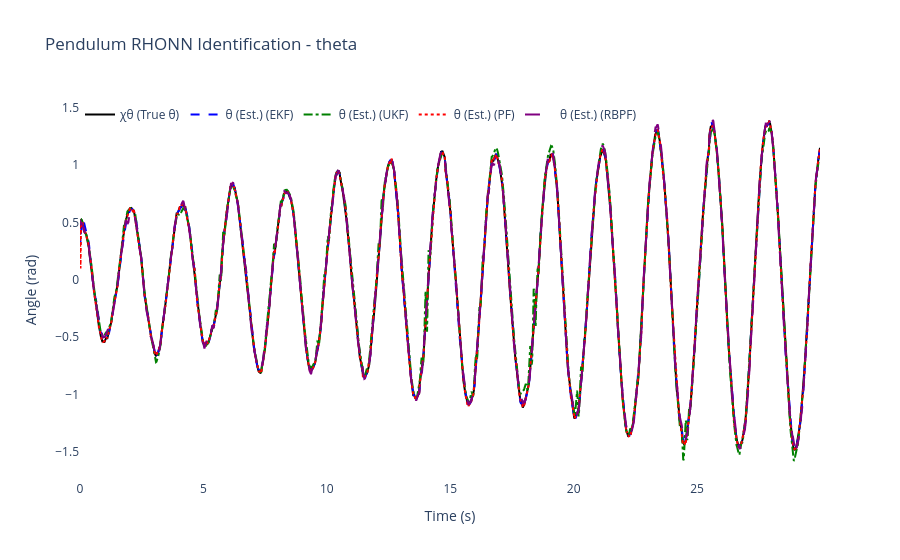
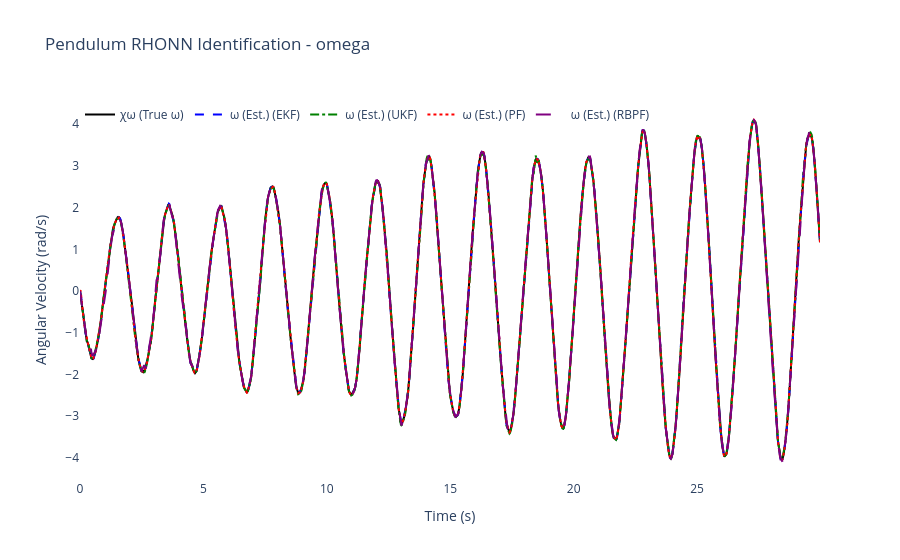
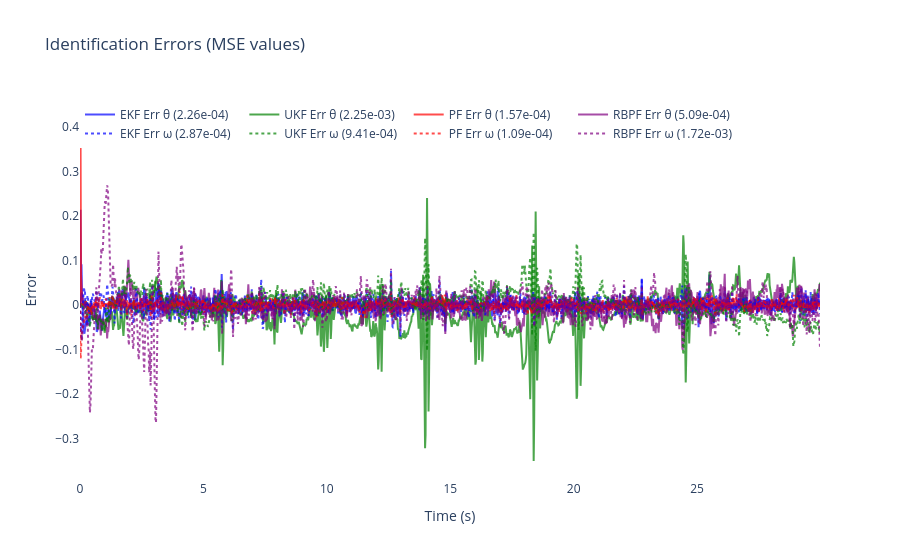
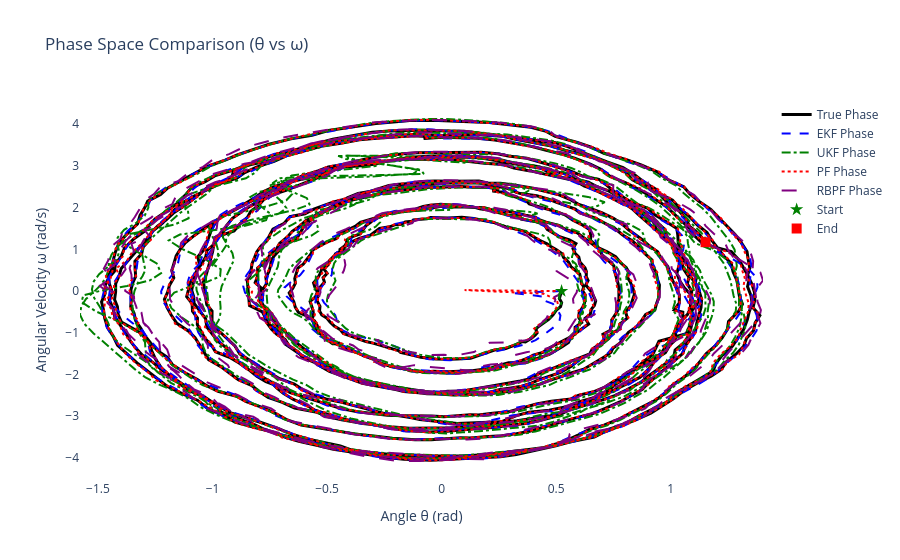

Write notebook code for charts like these, in order.
### Code cell
# ============================================================
# 6) Results & plots for Nonlinear Pendulum
# ============================================================

mse_theta_ekf = np.mean((x_true[:, 0] - x_hat_ekf[:, 0])**2)
mse_omega_ekf = np.mean((x_true[:, 1] - x_hat_ekf[:, 1])**2)

mse_theta_ukf = np.mean((x_true[:, 0] - x_hat_ukf[:, 0])**2)
mse_omega_ukf = np.mean((x_true[:, 1] - x_hat_ukf[:, 1])**2)

mse_theta_pf = np.mean((x_true[:, 0] - x_hat_pf[:, 0])**2)
mse_omega_pf = np.mean((x_true[:, 1] - x_hat_pf[:, 1])**2)

mse_theta_rbpf = np.mean((x_true[:, 0] - x_hat_rbpf[:, 0])**2)
mse_omega_rbpf = np.mean((x_true[:, 1] - x_hat_rbpf[:, 1])**2)

mse_total_ekf = mse_theta_ekf + mse_omega_ekf
mse_total_ukf = mse_theta_ukf + mse_omega_ukf
mse_total_pf = mse_theta_pf + mse_omega_pf
mse_total_rbpf = mse_theta_rbpf + mse_omega_rbpf
mse_totals = {'EKF': mse_total_ekf, 'UKF': mse_total_ukf, 'PF': mse_total_pf, 'RBPF': mse_total_rbpf}
best_filter = min(mse_totals, key=mse_totals.get)


print("🎯" + "="*65)
print(f"🏆 MEJOR FILTRO: {best_filter} (MSE total: {mse_totals[best_filter]:.6f})")
print(f"🎲 SEMILLA USADA: {RANDOM_SEED}")
print("="*67)


print(f"\nFinal EKF-RHONN Weights:")
for i in range(2):
    state_names = ['theta', 'omega']
    print(f"  Neuron {i+1} ({state_names[i]}): {ekf_trainer.weights[i]}")

print(f"\nFinal UKF-RHONN Weights:")
for i in range(2):
    state_names = ['theta', 'omega']
    print(f"  Neuron {i+1} ({state_names[i]}): {ukf_trainer.weights[i]}")

print(f"\nFinal PF-RHONN Weight Estimates:")
pf_estimates = pf_trainer.get_estimate()
for i in range(2):
    state_names = ['theta', 'omega']
    print(f"  Neuron {i+1} ({state_names[i]}): {pf_estimates[i]}")

print(f"\nFinal RBPF-RHONN Weight Estimates:")
rbpf_estimates = rbpf_trainer.get_estimate()
for i in range(2):
    state_names = ['theta', 'omega']
    print(f"  Neuron {i+1} ({state_names[i]}): {rbpf_estimates[i]}")

print("\n--- Performance Comparison (MSE) ---")
print(f"EKF  MSE theta: {mse_theta_ekf:.6f}")
print(f"EKF  MSE omega: {mse_omega_ekf:.6f}")
print(f"UKF  MSE theta: {mse_theta_ukf:.6f}")
print(f"UKF  MSE omega: {mse_omega_ukf:.6f}")
print(f"PF   MSE theta: {mse_theta_pf:.6f}")
print(f"PF   MSE omega: {mse_omega_pf:.6f}")
print(f"RBPF MSE theta: {mse_theta_rbpf:.6f}")
print(f"RBPF MSE omega: {mse_omega_rbpf:.6f}")

states_info = [
    {'idx': 0, 'var': 'theta', 'desc': 'Angle', 'y_label': 'Angle (rad)', 'chi': 'χθ (True θ)', 'x': 'θ (Est.)'},
    {'idx': 1, 'var': 'omega', 'desc': 'Angular Velocity', 'y_label': 'Angular Velocity (rad/s)', 'chi': 'χω (True ω)', 'x': 'ω (Est.)'}
]

for state_info in states_info:
    i = state_info['idx']
    trace_plant = go.Scatter(x=t_history, y=x_true[:, i], mode='lines', name=state_info['chi'], line=dict(color='black', width=2))
    trace_ekf = go.Scatter(x=t_history, y=x_hat_ekf[:, i], mode='lines', name=f"{state_info['x']} (EKF)", line=dict(dash='dash', color='blue'))
    trace_ukf = go.Scatter(x=t_history, y=x_hat_ukf[:, i], mode='lines', name=f"{state_info['x']} (UKF)", line=dict(dash='dashdot', color='green'))
    trace_pf = go.Scatter(x=t_history, y=x_hat_pf[:, i], mode='lines', name=f"{state_info['x']} (PF)", line=dict(dash='dot', color='red'))
    trace_rbpf = go.Scatter(x=t_history, y=x_hat_rbpf[:, i], mode='lines', name=f"{state_info['x']} (RBPF)", line=dict(dash='longdash', color='purple'))
    fig = go.Figure([trace_plant, trace_ekf, trace_ukf, trace_pf, trace_rbpf])
    fig.update_layout(title=f'Pendulum RHONN Identification - {state_info["var"]}', xaxis_title='Time (s)', yaxis_title=state_info['y_label'], legend=dict(x=0, y=1, orientation='h'), font=dict(size=12), plot_bgcolor='white', paper_bgcolor='white')
    fig.show()

error_theta_ekf = x_true[:, 0] - x_hat_ekf[:, 0]
error_omega_ekf = x_true[:, 1] - x_hat_ekf[:, 1]
error_theta_ukf = x_true[:, 0] - x_hat_ukf[:, 0]
error_omega_ukf = x_true[:, 1] - x_hat_ukf[:, 1]
error_theta_pf = x_true[:, 0] - x_hat_pf[:, 0]
error_omega_pf = x_true[:, 1] - x_hat_pf[:, 1]
error_theta_rbpf = x_true[:, 0] - x_hat_rbpf[:, 0]
error_omega_rbpf = x_true[:, 1] - x_hat_rbpf[:, 1]

fig2 = go.Figure()
fig2.add_trace(go.Scatter(x=t_history, y=error_theta_ekf, mode='lines', name=f'EKF Err θ ({mse_theta_ekf:.2e})', opacity=0.7, line=dict(color='blue')))
fig2.add_trace(go.Scatter(x=t_history, y=error_theta_ukf, mode='lines', name=f'UKF Err θ ({mse_theta_ukf:.2e})', opacity=0.7, line=dict(color='green')))
fig2.add_trace(go.Scatter(x=t_history, y=error_theta_pf, mode='lines', name=f'PF Err θ ({mse_theta_pf:.2e})', opacity=0.7, line=dict(color='red')))
fig2.add_trace(go.Scatter(x=t_history, y=error_theta_rbpf, mode='lines', name=f'RBPF Err θ ({mse_theta_rbpf:.2e})', opacity=0.7, line=dict(color='purple')))
fig2.add_trace(go.Scatter(x=t_history, y=error_omega_ekf, mode='lines', name=f'EKF Err ω ({mse_omega_ekf:.2e})', opacity=0.7, line=dict(color='blue', dash='dot')))
fig2.add_trace(go.Scatter(x=t_history, y=error_omega_ukf, mode='lines', name=f'UKF Err ω ({mse_omega_ukf:.2e})', opacity=0.7, line=dict(color='green', dash='dot')))
fig2.add_trace(go.Scatter(x=t_history, y=error_omega_pf, mode='lines', name=f'PF Err ω ({mse_omega_pf:.2e})', opacity=0.7, line=dict(color='red', dash='dot')))
fig2.add_trace(go.Scatter(x=t_history, y=error_omega_rbpf, mode='lines', name=f'RBPF Err ω ({mse_omega_rbpf:.2e})', opacity=0.7, line=dict(color='purple', dash='dot')))
fig2.update_layout(title='Identification Errors (MSE values)', xaxis_title='Time (s)', yaxis_title='Error', legend=dict(x=0, y=1, orientation='h'), font=dict(size=12), plot_bgcolor='white', paper_bgcolor='white')
fig2.show()

# Phase space plot (θ vs ω)
fig_phase = go.Figure()
fig_phase.add_trace(go.Scatter(x=x_true[:, 0], y=x_true[:, 1], mode='lines', name='True Phase', line=dict(color='black', width=3)))
fig_phase.add_trace(go.Scatter(x=x_hat_ekf[:, 0], y=x_hat_ekf[:, 1], mode='lines', name='EKF Phase', line=dict(color='blue', width=2, dash='dash')))
fig_phase.add_trace(go.Scatter(x=x_hat_ukf[:, 0], y=x_hat_ukf[:, 1], mode='lines', name='UKF Phase', line=dict(color='green', width=2, dash='dashdot')))
fig_phase.add_trace(go.Scatter(x=x_hat_pf[:, 0], y=x_hat_pf[:, 1], mode='lines', name='PF Phase', line=dict(color='red', width=2, dash='dot')))
fig_phase.add_trace(go.Scatter(x=x_hat_rbpf[:, 0], y=x_hat_rbpf[:, 1], mode='lines', name='RBPF Phase', line=dict(color='purple', width=2, dash='longdash')))
fig_phase.add_trace(go.Scatter(x=[x_true[0, 0]], y=[x_true[0, 1]], mode='markers', name='Start', marker=dict(color='green', size=10, symbol='star')))
fig_phase.add_trace(go.Scatter(x=[x_true[-1, 0]], y=[x_true[-1, 1]], mode='markers', name='End', marker=dict(color='red', size=10, symbol='square')))
fig_phase.update_layout(title='Phase Space Comparison (θ vs ω)', xaxis_title='Angle θ (rad)', yaxis_title='Angular Velocity ω (rad/s)', font=dict(size=12), plot_bgcolor='white', paper_bgcolor='white', showlegend=True)
fig_phase.show()


# === RESUMEN DE RENDIMIENTO CON SEMILLA ===
print("\n📊 MSE Desglosado por Filtro:")
print(f"   EKF: {mse_total_ekf:.6f}  |  UKF: {mse_total_ukf:.6f}  |  PF: {mse_total_pf:.6f}  |  RBPF: {mse_total_rbpf:.6f}")

print("\n⏱️ Tiempo de Entrenamiento por Filtro:")
print(f"   EKF: {training_times['EKF']:.4f}s  |  UKF: {training_times['UKF']:.4f}s  |  PF: {training_times['PF']:.4f}s  |  RBPF: {training_times['RBPF']:.4f}s")
print(f"   Total Simulación: {total_simulation_time:.4f}s")

# Calculate relative computational efficiency
fastest_filter = min(training_times, key=training_times.get)
efficiency_ratios = {name: training_times[name]/training_times[fastest_filter] for name in training_times.keys()}
print("\n🚀 Eficiencia Computacional (relativo al más rápido):")
for name, ratio in efficiency_ratios.items():
    efficiency_pct = 100/ratio if ratio > 0 else 0
    print(f"   {name}: {ratio:.2f}x slower ({efficiency_pct:.1f}% efficiency)")

print(f"\n💡 Para reproducir estos resultados:")
print(f"   Principal: RANDOM_SEED = {RANDOM_SEED}")
print(f"   DE Optim.: DE_SEED = {(RANDOM_SEED + 12345) % 100000}")
print(f"   (Cambia línea 8 en celda 4 para usar semilla principal)")

# --- Parameter summary ---
print("\n--- Optimized Parameter Summary ---")
print(f"EKF params: Q={ekf_trainer.Q[0][0,0]:.3e} R={ekf_trainer.R[0][0]:.3e} P0~{ekf_trainer.P[0][0,0]:.3e} eta={ekf_trainer.eta:.3f}")
print(f"UKF params: alpha={ukf_trainer.alpha:.3e} eta={ukf_trainer.eta:.3f} Qdiag={ukf_trainer.Q[0][0,0]:.3e} R={ukf_trainer.R[0][0]:.3e}")
print(f"PF params: Q_std={pf_trainer.Q_std} R_std={pf_trainer.R_std} ESS_th={pf_trainer.ess_threshold:.1f} n_particles={pf_trainer.n_particles}")
print(f"RBPF params: Q_std={rbpf_trainer.Q_std} R_std={rbpf_trainer.R_std} ESS_th={rbpf_trainer.ess_threshold:.1f} n_particles={rbpf_trainer.n_particles} linear_dims={rbpf_trainer.n_linear}/{rbpf_trainer.num_weights_per_neuron}")

print("\nOptimization + simulation complete.")

# 58865

### Figure 1 — Plotly figure (JSON) as saved in the notebook; plotly's stock layout.template omitted (floating-point values rounded to 4 significant figures; data arrays with more than 128 entries replaced by an {"elided": "..."} marker saying what was removed)
{"data": [{"line": {"color": "black", "width": 2}, "mode": "lines", "name": "χθ (True θ)", "type": "scatter", "x": {"elided": "1500 float values"}, "y": {"elided": "1500 float values"}}, {"line": {"color": "blue", "dash": "dash"}, "mode": "lines", "name": "θ (Est.) (EKF)", "type": "scatter", "x": {"elided": "1500 float values"}, "y": {"elided": "1500 float values"}}, {"line": {"color": "green", "dash": "dashdot"}, "mode": "lines", "name": "θ (Est.) (UKF)", "type": "scatter", "x": {"elided": "1500 float values"}, "y": {"elided": "1500 float values"}}, {"line": {"color": "red", "dash": "dot"}, "mode": "lines", "name": "θ (Est.) (PF)", "type": "scatter", "x": {"elided": "1500 float values"}, "y": {"elided": "1500 float values"}}, {"line": {"color": "purple", "dash": "longdash"}, "mode": "lines", "name": "θ (Est.) (RBPF)", "type": "scatter", "x": {"elided": "1500 float values"}, "y": {"elided": "1500 float values"}}], "layout": {"font": {"size": 12}, "legend": {"orientation": "h", "x": 0, "y": 1}, "paper_bgcolor": "white", "plot_bgcolor": "white", "title": {"text": "Pendulum RHONN Identification - theta"}, "xaxis": {"title": {"text": "Time (s)"}}, "yaxis": {"title": {"text": "Angle (rad)"}}}}

### Figure 2 — Plotly figure (JSON) as saved in the notebook; plotly's stock layout.template omitted (floating-point values rounded to 4 significant figures; data arrays with more than 128 entries replaced by an {"elided": "..."} marker saying what was removed)
{"data": [{"line": {"color": "black", "width": 2}, "mode": "lines", "name": "χω (True ω)", "type": "scatter", "x": {"elided": "1500 float values"}, "y": {"elided": "1500 float values"}}, {"line": {"color": "blue", "dash": "dash"}, "mode": "lines", "name": "ω (Est.) (EKF)", "type": "scatter", "x": {"elided": "1500 float values"}, "y": {"elided": "1500 float values"}}, {"line": {"color": "green", "dash": "dashdot"}, "mode": "lines", "name": "ω (Est.) (UKF)", "type": "scatter", "x": {"elided": "1500 float values"}, "y": {"elided": "1500 float values"}}, {"line": {"color": "red", "dash": "dot"}, "mode": "lines", "name": "ω (Est.) (PF)", "type": "scatter", "x": {"elided": "1500 float values"}, "y": {"elided": "1500 float values"}}, {"line": {"color": "purple", "dash": "longdash"}, "mode": "lines", "name": "ω (Est.) (RBPF)", "type": "scatter", "x": {"elided": "1500 float values"}, "y": {"elided": "1500 float values"}}], "layout": {"font": {"size": 12}, "legend": {"orientation": "h", "x": 0, "y": 1}, "paper_bgcolor": "white", "plot_bgcolor": "white", "title": {"text": "Pendulum RHONN Identification - omega"}, "xaxis": {"title": {"text": "Time (s)"}}, "yaxis": {"title": {"text": "Angular Velocity (rad/s)"}}}}

### Figure 3 — Plotly figure (JSON) as saved in the notebook; plotly's stock layout.template omitted (floating-point values rounded to 4 significant figures; data arrays with more than 128 entries replaced by an {"elided": "..."} marker saying what was removed)
{"data": [{"line": {"color": "blue"}, "mode": "lines", "name": "EKF Err θ (2.26e-04)", "opacity": 0.7, "type": "scatter", "x": {"elided": "1500 float values"}, "y": {"elided": "1500 float values"}}, {"line": {"color": "green"}, "mode": "lines", "name": "UKF Err θ (2.25e-03)", "opacity": 0.7, "type": "scatter", "x": {"elided": "1500 float values"}, "y": {"elided": "1500 float values"}}, {"line": {"color": "red"}, "mode": "lines", "name": "PF Err θ (1.57e-04)", "opacity": 0.7, "type": "scatter", "x": {"elided": "1500 float values"}, "y": {"elided": "1500 float values"}}, {"line": {"color": "purple"}, "mode": "lines", "name": "RBPF Err θ (5.09e-04)", "opacity": 0.7, "type": "scatter", "x": {"elided": "1500 float values"}, "y": {"elided": "1500 float values"}}, {"line": {"color": "blue", "dash": "dot"}, "mode": "lines", "name": "EKF Err ω (2.87e-04)", "opacity": 0.7, "type": "scatter", "x": {"elided": "1500 float values"}, "y": {"elided": "1500 float values"}}, {"line": {"color": "green", "dash": "dot"}, "mode": "lines", "name": "UKF Err ω (9.41e-04)", "opacity": 0.7, "type": "scatter", "x": {"elided": "1500 float values"}, "y": {"elided": "1500 float values"}}, {"line": {"color": "red", "dash": "dot"}, "mode": "lines", "name": "PF Err ω (1.09e-04)", "opacity": 0.7, "type": "scatter", "x": {"elided": "1500 float values"}, "y": {"elided": "1500 float values"}}, {"line": {"color": "purple", "dash": "dot"}, "mode": "lines", "name": "RBPF Err ω (1.72e-03)", "opacity": 0.7, "type": "scatter", "x": {"elided": "1500 float values"}, "y": {"elided": "1500 float values"}}], "layout": {"font": {"size": 12}, "legend": {"orientation": "h", "x": 0, "y": 1}, "paper_bgcolor": "white", "plot_bgcolor": "white", "title": {"text": "Identification Errors (MSE values)"}, "xaxis": {"title": {"text": "Time (s)"}}, "yaxis": {"title": {"text": "Error"}}}}

### Figure 4 — Plotly figure (JSON) as saved in the notebook; plotly's stock layout.template omitted (floating-point values rounded to 4 significant figures; data arrays with more than 128 entries replaced by an {"elided": "..."} marker saying what was removed)
{"data": [{"line": {"color": "black", "width": 3}, "mode": "lines", "name": "True Phase", "type": "scatter", "x": {"elided": "1500 float values"}, "y": {"elided": "1500 float values"}}, {"line": {"color": "blue", "dash": "dash", "width": 2}, "mode": "lines", "name": "EKF Phase", "type": "scatter", "x": {"elided": "1500 float values"}, "y": {"elided": "1500 float values"}}, {"line": {"color": "green", "dash": "dashdot", "width": 2}, "mode": "lines", "name": "UKF Phase", "type": "scatter", "x": {"elided": "1500 float values"}, "y": {"elided": "1500 float values"}}, {"line": {"color": "red", "dash": "dot", "width": 2}, "mode": "lines", "name": "PF Phase", "type": "scatter", "x": {"elided": "1500 float values"}, "y": {"elided": "1500 float values"}}, {"line": {"color": "purple", "dash": "longdash", "width": 2}, "mode": "lines", "name": "RBPF Phase", "type": "scatter", "x": {"elided": "1500 float values"}, "y": {"elided": "1500 float values"}}, {"marker": {"color": "green", "size": 10, "symbol": "star"}, "mode": "markers", "name": "Start", "type": "scatter", "x": [0.5236], "y": [0]}, {"marker": {"color": "red", "size": 10, "symbol": "square"}, "mode": "markers", "name": "End", "type": "scatter", "x": [1.152], "y": [1.173]}], "layout": {"font": {"size": 12}, "paper_bgcolor": "white", "plot_bgcolor": "white", "showlegend": true, "title": {"text": "Phase Space Comparison (θ vs ω)"}, "xaxis": {"title": {"text": "Angle θ (rad)"}}, "yaxis": {"title": {"text": "Angular Velocity ω (rad/s)"}}}}
